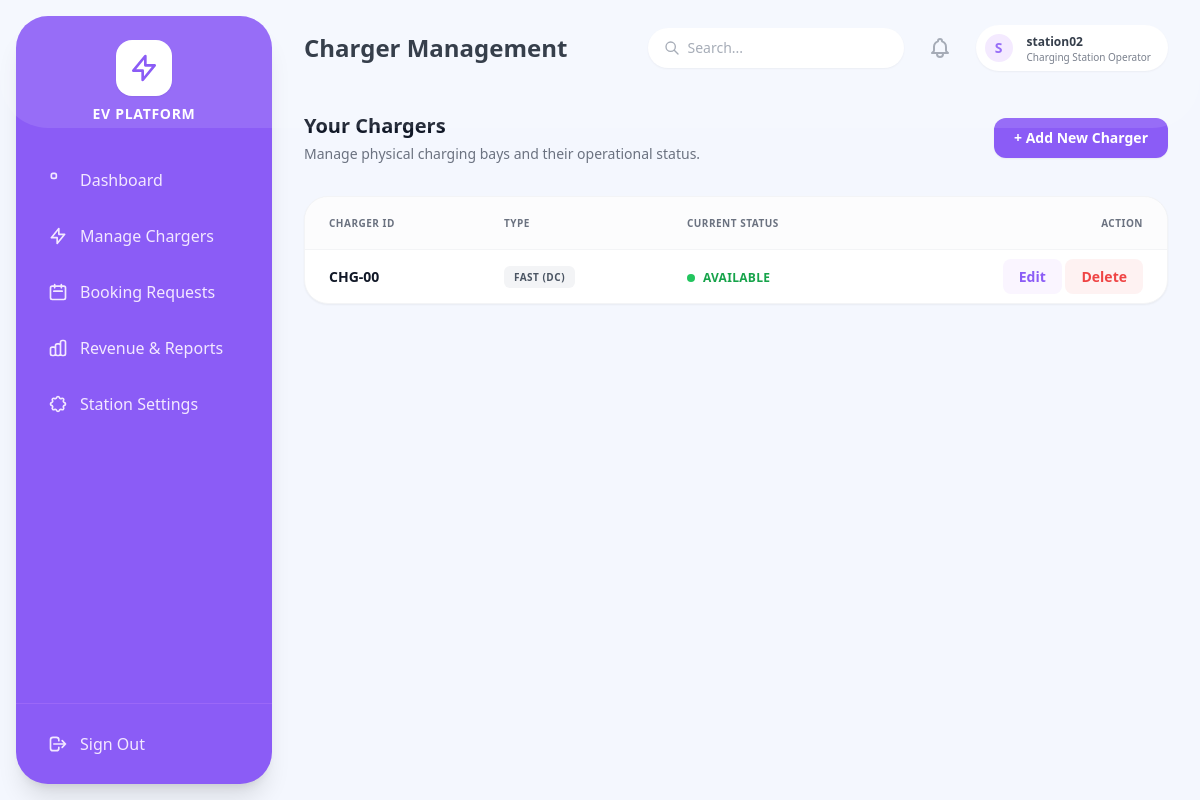
Screenshot of /station/chargers/ (signed in) with the database file from the repository.
### accounts/models.py (models this page shows, shortened)
class User(AbstractUser):
    class RoleChoices(models.TextChoices):
        ADMIN = 'ADMIN', 'Admin'
        EV_OWNER = 'EV_OWNER', 'EV Owner'
        STATION_OPERATOR = 'STATION_OPERATOR', 'Charging Station Operator'
        SERVICE_CENTER = 'SERVICE_CENTER', 'Service Center'
        DELIVERY_PARTNER = 'DELIVERY_PARTNER', 'Delivery Partner'
    role = models.CharField(max_length=20, choices=RoleChoices.choices, default=RoleChoices.EV_OWNER)
    phone_number = models.CharField(max_length=15, unique=True, blank=True, null=True)
    is_approved = models.BooleanField(default=False)
    email_verified = models.BooleanField(default=False) # For optional email verification

### station/models.py (models this page shows, shortened)
class Charger(models.Model):
    TYPE_CHOICES = (
        ('slow', 'Slow (AC)'),
        ('fast', 'Fast (DC)'),
    )
    STATUS_CHOICES = (
        ('available', 'Available'),
        ('occupied', 'Occupied'),
        ('offline', 'Offline'),
        ('faulty', 'Faulty'),
    )
    station = models.ForeignKey(ChargingStation, on_delete=models.CASCADE, related_name='chargers')
    charger_id = models.CharField(max_length=50, help_text="e.g., CHG-01")
    charger_type = models.CharField(max_length=10, choices=TYPE_CHOICES, default='fast')
    status = models.CharField(max_length=20, choices=STATUS_CHOICES, default='available')

### station/views.py (the view)
# urls.py: path('chargers/', views.charger_list, name='charger_list'),
@login_required
@role_required('STATION_OPERATOR')
def charger_list(request):
    station = getattr(request.user, 'operated_station', None)
    if not station:
        messages.warning(request, 'Please set up your station profile first.')
        return redirect('station_profile')
    chargers_list = station.chargers.all().order_by('charger_id')
    paginator = Paginator(chargers_list, 10) # Added Pagination
    chargers = paginator.get_page(request.GET.get('page'))
    return render(request, 'station/charger_list.html', {'chargers': chargers, 'station': station})

### notifications/context_processors.py (called while the page is built)
def unread_count(request):
    if request.user.is_authenticated:
        count = request.user.notifications.filter(is_read=False).count()
        return {'unread_notifications_count': count}
    return {'unread_notifications_count': 0}

### station/templates/station/charger_list.html (shortened to what this page needs)
{% extends 'base.html' %}
{% block header_title %}Charger Management{% endblock %}
{% block content %}
<div class="flex flex-col sm:flex-row justify-between items-start sm:items-center mb-8 gap-4">
    <div>
        <h2 class="text-xl font-bold text-gray-900">Your Chargers</h2>
        <p class="text-sm text-gray-500 mt-1">Manage physical charging bays and their operational status.</p>
    </div>
    <a href="{% url 'charger_create' %}" class="bg-[#8b5cf6] text-white px-5 py-2.5 rounded-xl text-sm font-bold hover:bg-purple-600 transition shadow-sm whitespace-nowrap">+ Add New Charger</a>
</div>
<div class="bg-white rounded-[1.5rem] shadow-sm border border-gray-100 overflow-hidden">
    <div class="overflow-x-auto">
        <table class="w-full text-left text-sm text-gray-600">
            <thead class="bg-gray-50/50 border-b border-gray-100 text-gray-500 uppercase text-[10px] font-bold tracking-wider">
                <tr>
                    <th class="px-6 py-4">Charger ID</th>
                    <th class="px-6 py-4">Type</th>
                    <th class="px-6 py-4">Current Status</th>
                    <th class="px-6 py-4 text-right">Action</th>
                </tr>
            </thead>
            <tbody class="divide-y divide-gray-50">
                {% for charger in chargers %}
                <tr class="hover:bg-gray-50/50 transition">
                    <td class="px-6 py-4 font-bold text-gray-900">
                        {{ charger.charger_id }}
                    </td>
                    <td class="px-6 py-4">
                        <span class="bg-gray-100 text-gray-600 text-[10px] uppercase font-bold tracking-wider px-2.5 py-1 rounded-md">
                            {{ charger.get_charger_type_display }}
                        </span>
                    </td>
                    <td class="px-6 py-4">
                        <span class="inline-flex items-center text-xs font-bold uppercase tracking-wide
                            {% if charger.status == 'available' %}text-green-600
                            {% elif charger.status == 'occupied' %}text-blue-600
                            {% elif charger.status == 'faulty' %}text-red-600
                            {% else %}text-gray-500{% endif %}">
                            <span class="w-2 h-2 rounded-full mr-2
                                {% if charger.status == 'available' %}bg-green-500
                                {% elif charger.status == 'occupied' %}bg-blue-500
                                {% elif charger.status == 'faulty' %}bg-red-500
                                {% else %}bg-gray-400{% endif %}">
                            </span>
                            {{ charger.get_status_display }}
                        </span>
                    </td>
                    <td class="px-6 py-4 text-right">
                        <a href="{% url 'charger_update' charger.id %}" class="text-[#8b5cf6] hover:text-purple-700 font-bold text-sm bg-purple-50 hover:bg-purple-100 px-4 py-2 rounded-lg transition">Edit</a>
                        <a href="{% url 'charger_delete' charger.id %}" class="text-red-500 hover:text-red-700 font-bold text-sm bg-red-50 hover:bg-red-100 px-4 py-2 rounded-lg transition">Delete</a>
                    </td>
                </tr>
                {% endfor %}
            </tbody>
        </table>
    </div>
</div>
{% endblock %}

### templates/base.html (shortened to what this page needs)
<!DOCTYPE html>
<html lang="en">
<head>
    <script src="https://cdn.tailwindcss.com"></script>
</head>
<body class="flex h-screen font-sans text-gray-800 antialiased overflow-hidden">
    <aside id="mobile-sidebar" class="fixed md:static inset-y-0 left-0 z-50 w-64 bg-[#8b5cf6] text-white flex flex-col sidebar-hidden md:transform-none md:my-4 md:ml-4 md:rounded-[2rem] shadow-xl overflow-hidden">
        <div class="flex items-center justify-between md:justify-center mt-6 mb-8 px-6 md:px-0 z-10">
            <div class="flex flex-col items-center">
                <div class="bg-white text-[#8b5cf6] p-3 rounded-2xl mb-2 shadow-sm flex items-center justify-center">
                    <svg class="h-8 w-8" fill="none" stroke="currentColor" viewBox="0 0 24 24"><path stroke-linecap="round" stroke-linejoin="round" stroke-width="2" d="M13 10V3L4 14h7v7l9-11h-7z"></path></svg>
                </div>
                <h2 class="font-bold tracking-wider text-sm uppercase hidden md:block">EV Platform</h2>
            </div>
        </div>
        <nav class="flex-1 px-4 overflow-y-auto hide-scrollbar z-10 pb-4">
            <ul class="space-y-2">
                {% if request.user.role == 'EV_OWNER' %}
                <li><a href="{% url 'owner_dashboard' %}" class="flex items-center space-x-3 px-4 py-3 rounded-xl text-purple-100 hover:bg-white hover:bg-opacity-10 transition font-medium"><svg class="w-5 h-5" fill="none" stroke="currentColor" viewBox="0 0 24 24"><path stroke-linecap="round" stroke-linejoin="round" stroke-width="2" d="M4 6a2 2 0 012-2h2a2 2 0 012 2v2a2 2 0 01-2 2H6a2 2 0 01-2-2V6zM14 6a2 2 0 012-2h2a2 2 0 012 2v2a2 2 0 01-2 2h-2a2 2 0 01-2-2V6z"></path></svg><span>Dashboard</span></a></li>
                <li><a href="{% url 'owner_vehicle_list' %}" class="flex items-center space-x-3 px-4 py-3 rounded-xl text-purple-100 hover:bg-white hover:bg-opacity-10 transition font-medium"><svg class="w-5 h-5" fill="none" stroke="currentColor" viewBox="0 0 24 24"><path stroke-linecap="round" stroke-linejoin="round" stroke-width="2" d="M3 10h18M7 15h1m4 0h1m-7 4h12a3 3 0 003-3V8a3 3 0 00-3-3H6a3 3 0 00-3 3v8a3 3 0 003 3z"></path></svg><span>My Vehicles</span></a></li>
                <li><a href="{% url 'browse_stations' %}" class="flex items-center space-x-3 px-4 py-3 rounded-xl text-purple-100 hover:bg-white hover:bg-opacity-10 transition font-medium"><svg class="w-5 h-5" fill="none" stroke="currentColor" viewBox="0 0 24 24"><path stroke-linecap="round" stroke-linejoin="round" stroke-width="2" d="M17.657 16.657L13.414 20.9a1.998 1.998 0 01-2.827 0l-4.244-4.243a8 8 0 1111.314 0z"></path></svg><span>Find Stations</span></a></li>
                <li><a href="{% url 'booking_list' %}" class="flex items-center space-x-3 px-4 py-3 rounded-xl text-purple-100 hover:bg-white hover:bg-opacity-10 transition font-medium"><svg class="w-5 h-5" fill="none" stroke="currentColor" viewBox="0 0 24 24"><path stroke-linecap="round" stroke-linejoin="round" stroke-width="2" d="M8 7V3m8 4V3m-9 8h10M5 21h14a2 2 0 002-2V7a2 2 0 00-2-2H5a2 2 0 00-2 2v12a2 2 0 002 2z"></path></svg><span>My Bookings</span></a></li>
                <li><a href="{% url 'owner_service_dashboard' %}" class="flex items-center space-x-3 px-4 py-3 rounded-xl text-purple-100 hover:bg-white hover:bg-opacity-10 transition font-medium"><svg class="w-5 h-5" fill="none" stroke="currentColor" viewBox="0 0 24 24"><path stroke-linecap="round" stroke-linejoin="round" stroke-width="2" d="M10.325 4.317c.426-1.756 2.924-1.756 3.35 0a1.724 1.724 0 002.573 1.066c1.543-.94 3.31.826 2.37 2.37a1.724 1.724 0 001.065 2.572c1.756.426 1.756 2.924 0 3.35a1.724 1.724 0 00-1.066 2.573c.94 1.543-.826 3.31-2.37 2.37a1.724 1.724 0 00-2.572 1.065c-.426 1.756-2.924 1.756-3.35 0a1.724 1.724 0 00-2.573-1.066c-1.543.94-3.31-.826-2.37-2.37a1.724 1.724 0 00-1.065-2.572c-1.756-.426-1.756-2.924 0-3.35a1.724 1.724 0 001.066-2.573c-.94-1.543.826-3.31 2.37-2.37.996.608 2.296.07 2.572-1.065z"></path></svg><span>My Repairs</span></a></li>
                {% elif request.user.role == 'STATION_OPERATOR' %}
                <li><a href="{% url 'operator_dashboard' %}" class="flex items-center space-x-3 px-4 py-3 rounded-xl text-purple-100 hover:bg-white hover:bg-opacity-10 transition font-medium"><svg class="w-5 h-5" fill="none" stroke="currentColor" viewBox="0 0 24 24"><path stroke-linecap="round" stroke-linejoin="round" stroke-width="2" d="M4 6a2 2 0 012-2h2a2 2 0 012 2v2a2 2 0 01-2 2H6a2 2 0 01-2-2V6z"></path></svg><span>Dashboard</span></a></li>
                <li><a href="{% url 'charger_list' %}" class="flex items-center space-x-3 px-4 py-3 rounded-xl text-purple-100 hover:bg-white hover:bg-opacity-10 transition font-medium"><svg class="w-5 h-5" fill="none" stroke="currentColor" viewBox="0 0 24 24"><path stroke-linecap="round" stroke-linejoin="round" stroke-width="2" d="M13 10V3L4 14h7v7l9-11h-7z"></path></svg><span>Manage Chargers</span></a></li>
                <li><a href="{% url 'operator_booking_list' %}" class="flex items-center space-x-3 px-4 py-3 rounded-xl text-purple-100 hover:bg-white hover:bg-opacity-10 transition font-medium"><svg class="w-5 h-5" fill="none" stroke="currentColor" viewBox="0 0 24 24"><path stroke-linecap="round" stroke-linejoin="round" stroke-width="2" d="M8 7V3m8 4V3m-9 8h10M5 21h14a2 2 0 002-2V7a2 2 0 00-2-2H5a2 2 0 00-2 2v12a2 2 0 002 2z"></path></svg><span>Booking Requests</span></a></li>
                <li><a href="{% url 'operator_reports' %}" class="flex items-center space-x-3 px-4 py-3 rounded-xl text-purple-100 hover:bg-white hover:bg-opacity-10 transition font-medium"><span>Revenue & Reports</span></a></li>
                <li><a href="{% url 'station_profile' %}" class="flex items-center space-x-3 px-4 py-3 rounded-xl text-purple-100 hover:bg-white hover:bg-opacity-10 transition font-medium"><span>Station Settings</span></a></li>
                {% endif %}
            </ul>
        </nav>
        <div class="p-4 z-10 border-t border-purple-400 border-opacity-30">
            <form method="post" action="{% url 'logout' %}">
                <button type="submit" class="w-full flex items-center space-x-3 px-4 py-3 rounded-xl text-purple-100 hover:bg-white hover:text-red-500 hover:bg-opacity-10 transition font-medium">
                    <svg class="w-5 h-5" fill="none" stroke="currentColor" viewBox="0 0 24 24"><path stroke-linecap="round" stroke-linejoin="round" stroke-width="2" d="M17 16l4-4m0 0l-4-4m4 4H7m6 4v1a3 3 0 01-3 3H6a3 3 0 01-3-3V7a3 3 0 013-3h4a3 3 0 013 3v1"></path></svg>
                    <span>Sign Out</span>
                </button>
            </form>
        </div>
    </aside>
    <div class="flex-1 flex flex-col h-full overflow-hidden">
        <header class="h-20 bg-transparent flex items-center justify-between px-4 md:px-8 z-10 pt-4 md:pt-6 pb-2">
            <div class="flex items-center">
                <h1 class="text-xl md:text-2xl font-bold text-gray-800 truncate">
                    {% block header_title %}Dashboard{% endblock %}
                </h1>
            </div>
            <div class="flex items-center space-x-3 md:space-x-6">
                <div class="hidden lg:block relative w-64">
                    <input type="text" placeholder="Search..." class="w-full bg-white rounded-full py-2.5 pl-10 pr-4 shadow-sm border-none focus:ring-2 focus:ring-[#8b5cf6] text-sm text-gray-600 outline-none">
                    <svg class="w-4 h-4 text-gray-400 absolute left-4 top-3" fill="none" stroke="currentColor" viewBox="0 0 24 24"><path stroke-linecap="round" stroke-linejoin="round" stroke-width="2" d="M21 21l-6-6m2-5a7 7 0 11-14 0 7 7 0 0114 0z"></path></svg>
                </div>
                <div class="relative group">
                    <a href="{% url 'notification_list' %}" class="relative p-2 text-gray-400 hover:text-gray-500">
                    </a>
                </div>
                <a href="{% url 'profile_view' %}" class="flex items-center space-x-3 bg-white pl-1.5 pr-4 py-1.5 rounded-full shadow-sm border border-gray-100 hover:bg-purple-50 transition border-transparent hover:border-purple-200 cursor-pointer group">
                    <div class="h-8 w-8 rounded-full bg-purple-100 flex items-center justify-center text-[#8b5cf6] font-bold uppercase text-sm border-2 border-white">
                        {{ request.user.username|make_list|first }}
                    </div>
                    <div class="hidden md:block text-left">
                        <p class="text-xs font-bold text-gray-800 group-hover:text-[#8b5cf6] transition">{{ request.user.get_full_name|default:request.user.username }}</p>
                        <p class="text-[10px] text-gray-500 leading-none mt-0.5">{{ request.user.get_role_display }}</p>
                    </div>
                </a>
            </div>
        </header>
        <main class="flex-1 overflow-x-hidden overflow-y-auto p-4 md:p-8 hide-scrollbar">
            {% block content %}
            {% endblock %}
        </main>
    </div>
</body>
</html>

### templates/base.html (style rules this page uses)
body { font-family: 'Poppins', sans-serif; background-color: #f4f7fe; }
#mobile-sidebar { transition: transform 0.3s ease-in-out; }
.sidebar-hidden { transform: translateX(-100%); }
.hide-scrollbar { -ms-overflow-style: none; scrollbar-width: none; }

### rows the page displays
User: user.username|make_list "S", user.get_full_name "station02", user.role "Charging Station Operator"
Charger: charger_id "CHG-00", charger_type "FAST (DC)", status "AVAILABLE"
